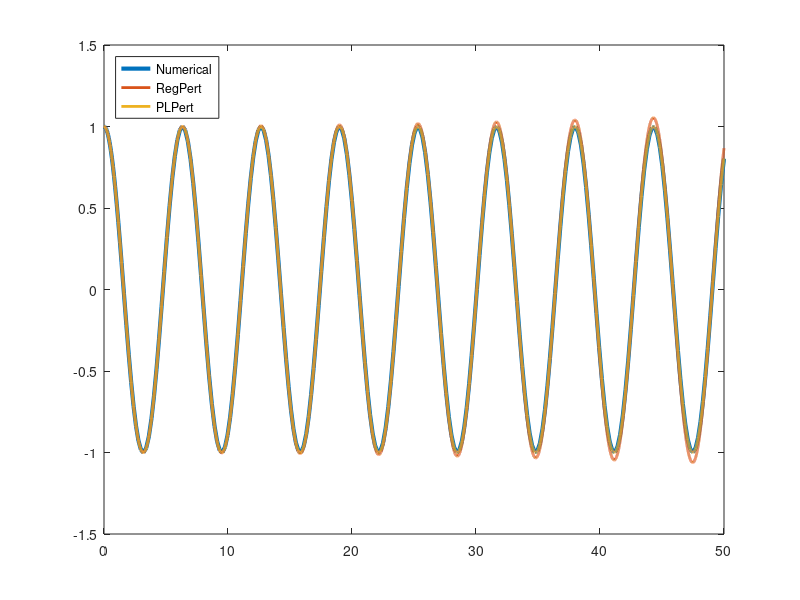

Write MATLAB code to recreate this figure. (Note: this script raises an error after producing the figure.)
function ode_solver_order2

ep = param;
tspan = [0 50];
ic = [1;0];

[t,y] = ode45(@p5, tspan, ic);

tspan = 0:0.001:50;
tauspan = tspan - (3*ep/8).*tspan;
ya = cos(tspan) + ep.*((1/32).*cos(tspan)+ (3/8).*tspan.*sin(tspan)-(1/32).*cos(3.*tspan));
yat = cos(tauspan) + (ep/32).*(cos(tauspan)-cos(3.*(tauspan)));
plot(t,y(:,1),'LineWidth',3);
hold on
plot(tspan,ya,'LineWidth',2);
plot(tspan,yat,'LineWidth',2);

legend("Numerical","RegPert","PLPert",'Location','northwest')
title("Solutions for Epsilon = " + num2str(ep))
set(gca,'FontSize',12);
end

function dydt = p5(t,y)
    ep   = param;
    dydt = [y(2); ep*y(1)*(1 - y(2)^2)-y(1)];
end

function ep = param
    ep = 0.02;
end

